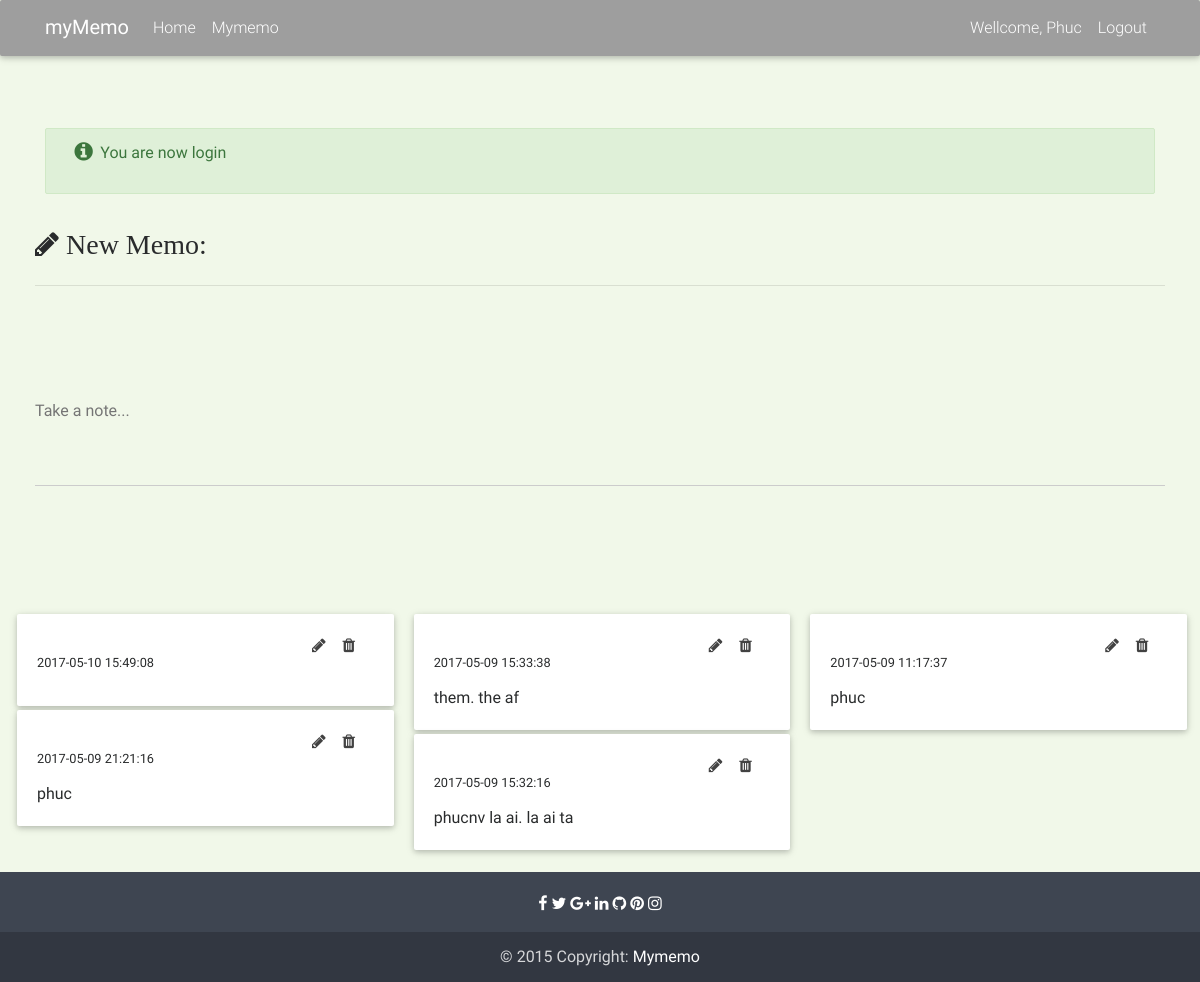
/memo/index (signed in), run on an earlier commit of the app's database.
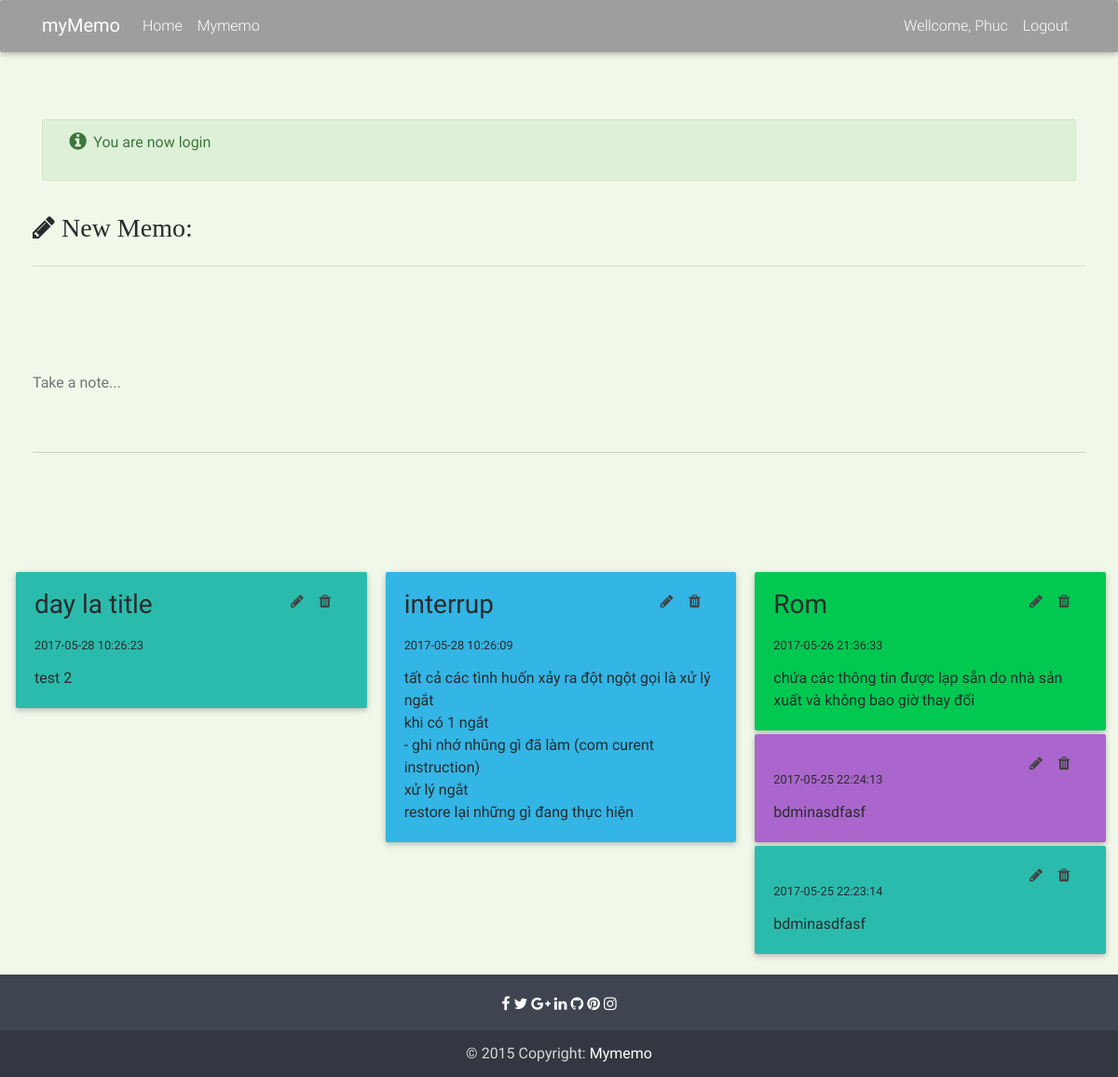
And on a later commit of the database.
### tables this page shows
CREATE TABLE `memos` (
  `id` int(11) NOT NULL,
  `created_date` datetime DEFAULT CURRENT_TIMESTAMP,
  `title` varchar(255) DEFAULT NULL,
  `body` text NOT NULL,
  `user_id` int(11) NOT NULL,
  `color` text NOT NULL
);

### classes/bootstrap.php (called while the page is built)
<?php
	class Bootstrap{
		private $controller;
		private $action;
		private $request;
		public function __construct($request){
			$this->request = $request;
			if($this->request['controller'] == ""){
				$this->controller = "home";
			}else{
				$this->controller = $this->request['controller'];
			}
			if($this->request['action'] == ""){
				$this->action = "index";
			}else{
				$this->action = $this->request['action'];
			}
		}
		public function createController(){
			if(class_exists($this->controller)){
				$parents = class_parents($this->controller);
				if(in_array("Controller", $parents)){
					if(method_exists($this->controller, $this->action)){
						return new $this->controller($this->action, $this->request);
					}else{
						require("views/404.php");
						return;
					}
				}else{
					require("views/404.php");
					return;
				}
			}else{
				require("views/404.php");
			}
		}
	}
?>

### controllers/memos.php (called while the page is built, shortened)
<?php
	class Memo extends Controller{
		protected function index(){
			$viewmodel = new MemoModel();
			$this->returnView($viewmodel->index(), true);
		}
	}
?>

### classes/ModelUn.php (called while the page is built, shortened)
<?php
	abstract class Model{
		protected $connection;
		protected $query;
		public function connectDB(){
			$this->connection = mysqli_connect(DB_HOST, DB_USER, DB_PASS, DB_NAME);
		}
		public function sendQuery(){
			$this->result = mysqli_query($this->connection, $this->query) or die(mysqli_error($this->connection));
		}
	}
?>

### models/MemoUn.php (called while the page is built, shortened)
<?php
	class MemoModel extends Model{
		public function index(){
			$id = $_SESSION['user_data']['id'];
			$this->query = "select * from memos where user_id = '$id' order by created_date desc";
			$this->sendQuery();
			$rows = $this->getAllRow();
			return $rows;
		}
	}
?>

### views/Memo/index.php (the view, shortened to what this page needs)
<div class="card-block">
    <div>
        <h3><i class="fa fa-pencil"> New Memo:</i></h3>
        <hr class="mt-2 mb-2">
    </div>
    <form method="post" action="<?=ROOT_PATH.'memo/add'?>">
        <div class="md-form">
            <textarea class="md-textarea validate" id="form1" type="text" name="body" onfocus="showTakeNote()" onfocusout="hideTakeNote(this.value)" require></textarea>
            <label for="form1">Take a note...</label>
        </div>
        <div class="text-right">
        </div>
    </form>
</div>
<div class="card-columns">
    <?php
	foreach ($viewmodel as $item) {
    ?>
    <div>
        <div class="card hoverablea <?=$item['color']?>">
            <div class="card-block ">
                <div class="card-title ">
                   <div class="row">
                       <div class="col-md-9">
                          <h3 class="card-title"><?= $item['title']?></h3>
                          <small style="font-size: 0.8em;"><?= $item['created_date']?></small>
                       </div>
                       <div class="col-md-1">
                            <a href="<?=ROOT_PATH.'memo/edit/'.$item['id']?>"><i class="fa fa-pencil" ></i></a>
                       </div>
                       <div class="col-md-1">
                           <a href="<?=ROOT_PATH.'memo/delete/'.$item['id']?>" onclick="return confirm('Are you sure?')"><i class="fa fa-trash" ></i></a>
                       </div>
                   </div>
                </div>
                <p class="card-text"><?= nl2br($item['body'])?></p>
            </div>
        </div>
        <br>
    </div>
    <?php
    }
    ?>
</div>

### index.php (shortened to what this page needs)
<?php
	require("classes/bootstrap.php");
	require("classes/Controller.php");
	require("classes/ModelUn.php");
	require("classes/Message.php");
	require("controllers/memos.php");
	require("models/MemoUn.php");
	$bootstrap = new Bootstrap($_GET);
	$controller = $bootstrap->createController();
	if($controller){
		$controller->execAction();
	}
?>

### classes/Controller.php (shortened to what this page needs)
<?php
	abstract class Controller{
		protected $action;
		public function __construct($action , $request){
			$this->action = $action;
		}
		public function execAction(){
			return $this->{$this->action}();
		}
		protected function returnView($viewmodel, $fullview){
			$view = 'views/'.get_class($this).'/'.$this->action.'.php';
			if($fullview){
				require('views/main.php');
			}else{
				require($view);
			}
		}
	}
?>

### views/main.php (shortened to what this page needs)
<!DOCTYPE html>
<html lang="en">
<head>
    <link rel="stylesheet" href="<?=ROOT_PATH.'assets/font/font-awsome/css/font-awesome.min.css'?>">
    <link href="<?= ROOT_PATH.'assets/css/bootstrap.min.css'?>" rel="stylesheet">
    <link href="<?= ROOT_PATH.'assets/css/mdb.min.css'?>" rel="stylesheet">
    <link href="<?= ROOT_PATH.'assets/css/style.css'?>" rel="stylesheet">
</head>
<body>
<header>
    <nav class="navbar navbar-toggleable-md navbar-dark grey">
       <div class="container">
           <a class="navbar-brand">
                <strong>myMemo</strong>
           </a>
           <div class="collapse navbar-collapse" id="navbarNav1">
               <ul class="navbar-nav mr-auto">
                  <li class="nav-item">
                    <a class="nav-link" href="<?=ROOT_PATH?>">Home</a>
                   </li>
                   <li class="nav-item">
                    <a class="nav-link" href="<?= ROOT_PATH.'memo'?>">Mymemo</a>
                   </li>
               </ul>
               <ul class="navbar-nav ml-auto">
                  <?php
                    if(!$_SESSION['is_login']){
                        ?>
                        <li class="nav-item">
                        <a class="nav-link" href="<?= ROOT_PATH.'user/register'?>">Register</a>
                       </li>
                       <li class="nav-item">
                        <a class="nav-link" href="<?= ROOT_PATH.'user/login'?>">Login</a>
                       </li>
                   <?php
                    }else{
                        ?>
                   <li class="nav-item">
                    <a class="nav-link" href="<?= ROOT_PATH.'user/profile/'.$_SESSION['user_data']['id']?>">Wellcome, <?= $_SESSION['user_data']['first_name']?></a>
                   </li>
                   <li class="nav-item">
                    <a class="nav-link" href="<?=ROOT_PATH.'user/logout'?>">Logout</a>
                   </li>
                        <?php
                    }
                   ?>
               </ul>
           </div>
        </div>
    </nav>
  </header>
    <br>
    <br>
    <br>
    <div class="container-fluid">
    <div class="container">
        <?php
            Message::showMsg();
        ?>
    </div>
    <?php
        require($view);
    ?>
    </div>
<footer class="page-footer center-on-small-only">
    <div class="social-section">
        <ul>
            <li><a class="btn-floating btn-small btn-fb"><i class="fa fa-facebook"> </i></a></li>
            <li><a class="btn-floating btn-small btn-tw"><i class="fa fa-twitter"> </i></a></li>
            <li><a class="btn-floating btn-small btn-gplus"><i class="fa fa-google-plus"> </i></a></li>
            <li><a class="btn-floating btn-small btn-li"><i class="fa fa-linkedin"> </i></a></li>
            <li><a class="btn-floating btn-small btn-git"><i class="fa fa-github"> </i></a></li>
            <li><a class="btn-floating btn-small btn-pin"><i class="fa fa-pinterest"> </i></a></li>
            <li><a class="btn-floating btn-small btn-ins"><i class="fa fa-instagram"> </i></a></li>
        </ul>
    </div>
    <div class="footer-copyright">
        <div class="container-fluid">
            © 2015 Copyright: <a href="https://www.MDBootstrap.com"> Mymemo </a>
        </div>
    </div>
</footer>
</body>
</html>

### classes/message.php (shortened to what this page needs)
<?php
	class Message{
		public static function showMsg(){
			if(!empty($_SESSION['msgType']) && !empty($_SESSION['msgText'])){
				if($_SESSION['msgType'] == "success"){
					echo '<div class="alert alert-success hoverable">
  						    <ul class="fa-ul">
                            <li>
                                <i class="fa fa-info-circle fa-lg fa-li" aria-hidden="true">
                                </i><strong class="sr-only">Example: basic icon</strong>
                                '.$_SESSION['msgText'].'</li></ul></div>' ;
				}
			}
		}
	}
?>

### assets/css/style.css (style rules this page uses)
body { background-color: #f1f8e9 ; }

What changed in the data, as far as the page shows it:
removed memos: created_date "2017-05-10 15:49:08"
removed memos: created_date "2017-05-09 21:21:16", body "phuc"
removed memos: created_date "2017-05-09 15:33:38", body "them. the af"
removed memos: created_date "2017-05-09 15:32:16", body "phucnv la ai. la ai ta"
removed memos: created_date "2017-05-09 11:17:37", body "phuc"
added memos: title "day la title", created_date "2017-05-28 10:26:23", body "test 2", color "default-color" (drawn)
added memos: title "interrup", created_date "2017-05-28 10:26:09", body "tất cả các tình huốn xảy ra đột ngột gọi là xử lý ngắt khi có 1 ngắt - ghi nhớ nhũng gì đã làm (com curent instruction) xử lý ngắt restore lại những gì đang thực hiện", color "info-color" (drawn)
added memos: title "Rom", created_date "2017-05-26 21:36:33", body "chứa các thông tin được lạp sẵn do nhà sản xuất và không bao giờ thay đổi", color "success-color" (drawn)
added memos: created_date "2017-05-25 22:24:13", body "bdminasdfasf", color "secondary-color" (drawn)
added memos: created_date "2017-05-25 22:23:14", body "bdminasdfasf", color "default-color" (drawn)
